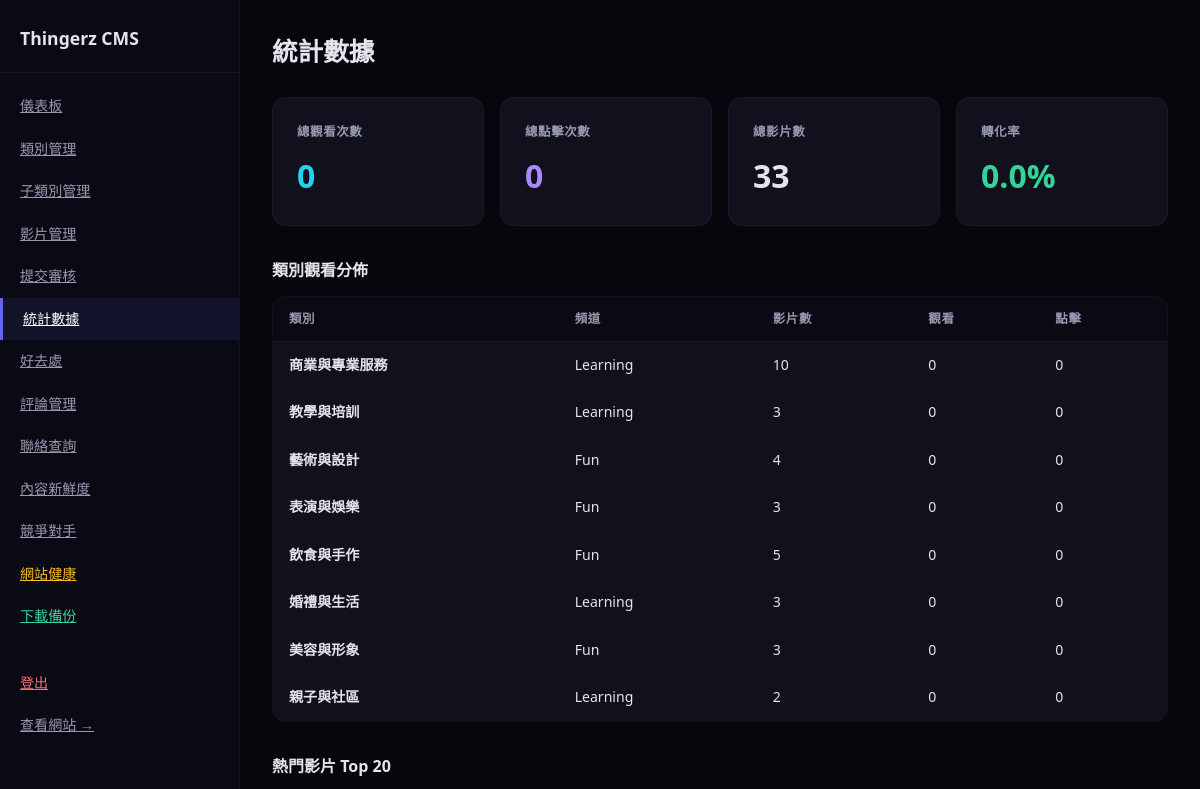
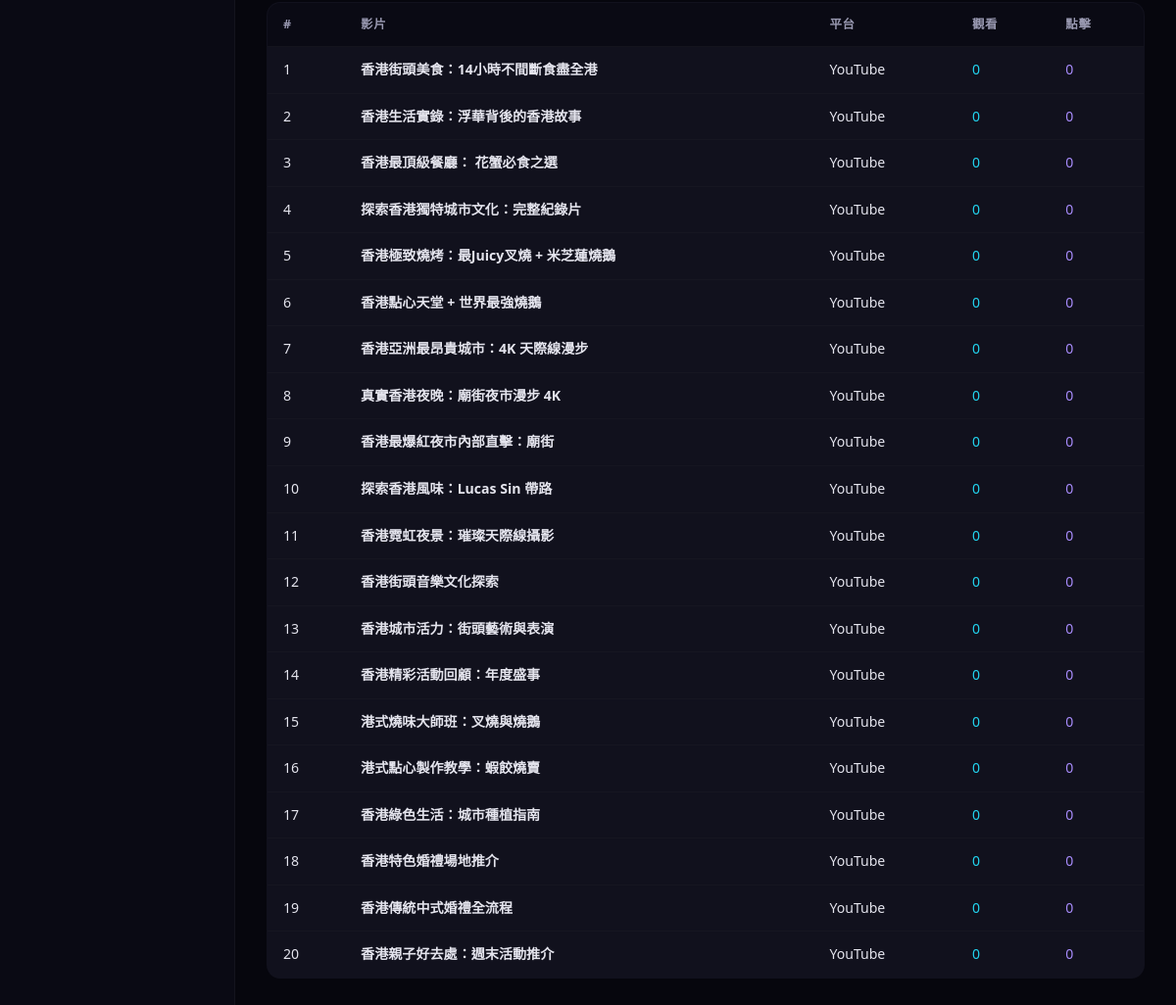
Page /admin/statistics (signed in) on the earlier database version (2 pictures, top to bottom).
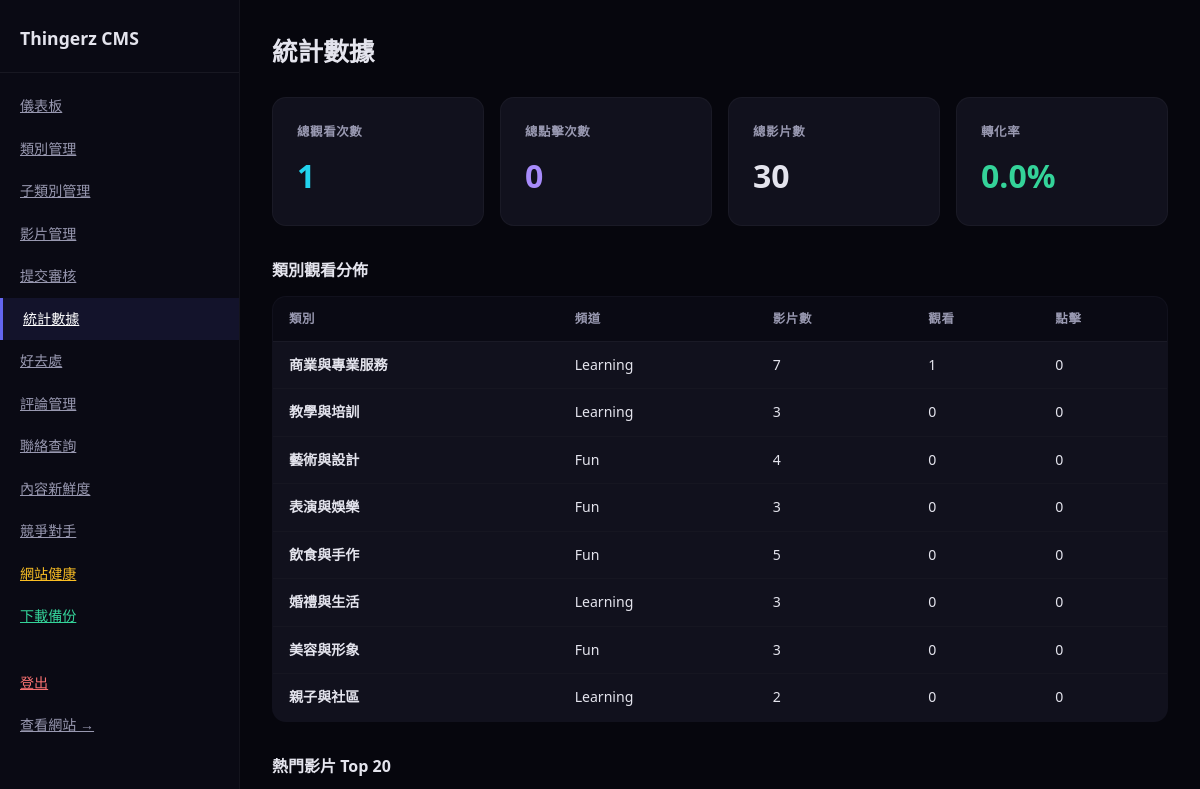
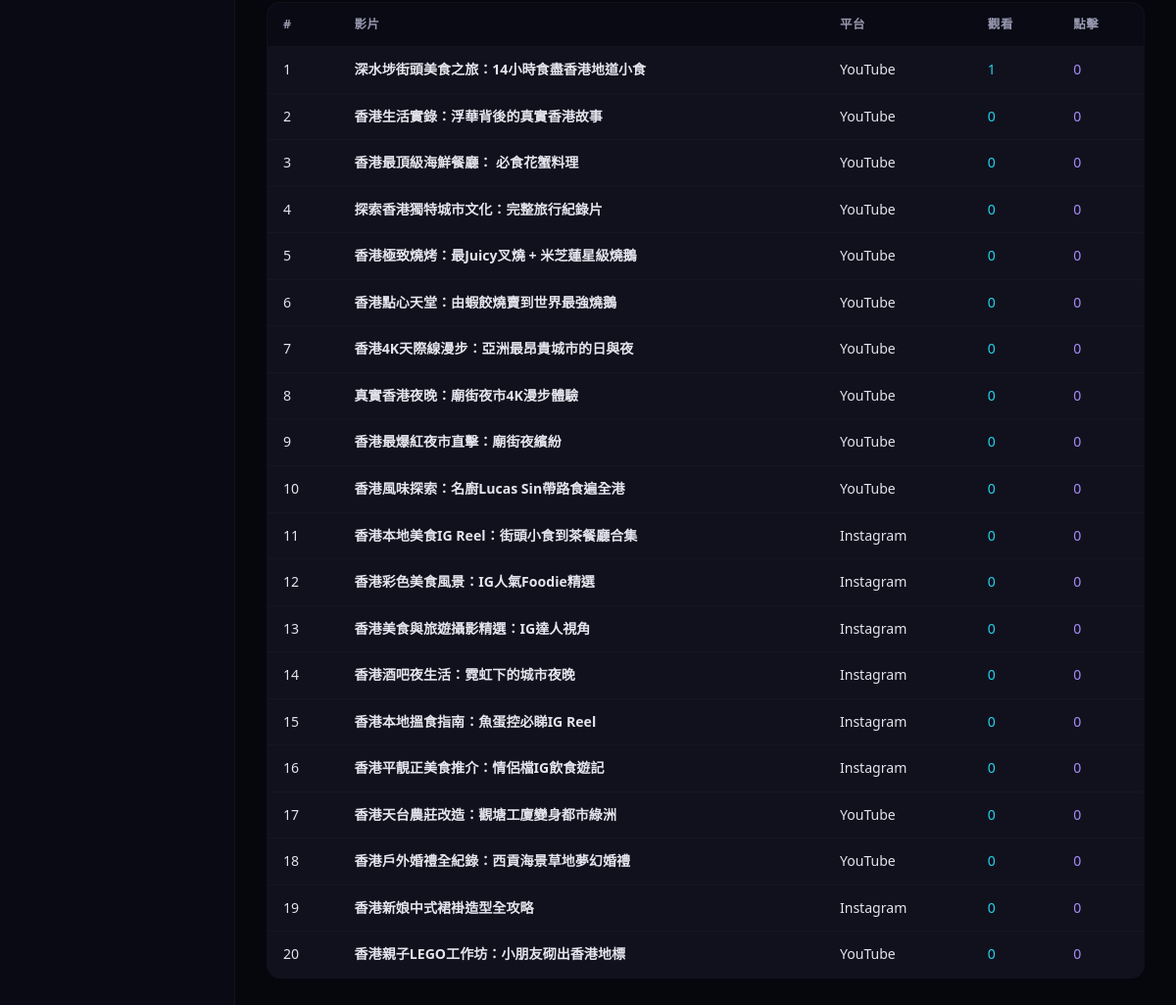
Same page on the later database version (2 pictures, top to bottom).
### tables this page shows
CREATE TABLE categories (
        id TEXT, category_id TEXT UNIQUE, name_slug TEXT, name_zh TEXT, name_en TEXT,
        track TEXT, direction TEXT, description_zh TEXT, description_en TEXT);

CREATE TABLE videos (
        id TEXT UNIQUE, subcategory_id TEXT, category_id TEXT, platform TEXT, platform_id TEXT,
        title_zh TEXT, title_en TEXT, description_zh TEXT, description_en TEXT,
        thumbnail_url TEXT, aspect_ratio TEXT, tags TEXT, status TEXT,
        track TEXT, direction TEXT, submitted_date TEXT);

### app.py (the view)
@app.route('/admin/statistics')
@admin_required
def admin_statistics():
    vids = read_csv('videos.csv')
    vc = read_csv('view_counts.csv')
    vc_map = {}
    for r in vc:
        vc_map[r['video_id']] = {'views': int(r.get('count', 0)), 'clicks': int(r.get('clicks', 0))}
    video_stats = []
    total_views = 0
    total_clicks = 0
    for v in vids:
        s = vc_map.get(v['id'], {'views': 0, 'clicks': 0})
        video_stats.append({
            'id': v['id'],
            'title': v.get('title_zh', ''),
            'platform': v.get('platform', ''),
            'views': s['views'],
            'clicks': s['clicks'],
            'track': v.get('track', ''),
            'category_id': v.get('category_id', ''),
        })
        total_views += s['views']
        total_clicks += s['clicks']
    video_stats.sort(key=lambda x: x['views'], reverse=True)
    cats = get_categories()
    cat_stats = []
    for cat in cats:
        cat_vids = [vs for vs in video_stats if vs['category_id'] == cat['category_id']]
        cat_stats.append({
            'name': cat['name_zh'],
            'views': sum(v['views'] for v in cat_vids),
            'clicks': sum(v['clicks'] for v in cat_vids),
            'count': len(cat_vids),
            'track': cat.get('track', ''),
        })
    return render_template('admin/statistics.html',
                           video_stats=video_stats[:20],
                           total_views=total_views,
                           total_clicks=total_clicks,
                           total_videos=len(vids),
                            cat_stats=cat_stats,
                            platform_config=PLATFORM_CONFIG)

### app.py (called while the page is built)
def get_db():
    db = sqlite3.connect(DB_PATH)
    db.row_factory = sqlite3.Row
    db.execute("PRAGMA journal_mode=WAL")
    return db

def read_table(table_name):
    db = get_db()
    rows = [dict(r) for r in db.execute(f"SELECT * FROM {table_name}").fetchall()]
    db.close()
    return rows

def read_csv(filename):
    return read_table(filename.replace('.csv', ''))

def get_categories(track=None, direction=None):
    cats = read_csv('categories.csv')
    if track:
        cats = [c for c in cats if c.get('track', '') == track]
    if direction:
        cats = [c for c in cats if c.get('direction', '') == direction]
    return cats

def admin_required(f):
    @wraps(f)
    def decorated(*args, **kwargs):
        if not session.get('admin_logged_in'):
            return redirect(url_for('admin_login'))
        return f(*args, **kwargs)
    return decorated

@app.context_processor
def inject_globals():
    return {
        'categories': get_categories(),
        'platform_config': PLATFORM_CONFIG,
        'directions': DIRECTIONS,
        'now': datetime.now()
    }

@app.after_request
def add_utf8_header(response):
    ct = response.headers.get('Content-Type', '')
    if ct and 'text/html' in ct:
        response.headers['Content-Type'] = 'text/html; charset=utf-8'
    return response

### templates/admin/statistics.html
{% extends "admin/layout.html" %}
{% block admin_content %}
<h1>統計數據</h1>
<div class="stats">
    <div class="stat-card"><h3>總觀看次數</h3><div class="num" style="color:#22d3ee">{{ total_views }}</div></div>
    <div class="stat-card"><h3>總點擊次數</h3><div class="num" style="color:#a78bfa">{{ total_clicks }}</div></div>
    <div class="stat-card"><h3>總影片數</h3><div class="num">{{ total_videos }}</div></div>
    <div class="stat-card"><h3>轉化率</h3><div class="num" style="color:#34d399">{{ "%.1f"|format(total_clicks / total_videos * 100 if total_videos else 0) }}%</div></div>
</div>
<h2 style="font-size:1rem;margin:32px 0 12px">類別觀看分佈</h2>
<table>
    <thead><tr><th>類別</th><th>頻道</th><th>影片數</th><th>觀看</th><th>點擊</th></tr></thead>
    <tbody>
    {% for c in cat_stats %}
    <tr>
        <td><strong>{{ c['name'] }}</strong></td>
        <td>{{ 'Fun' if c['track']=='fun' else 'Learning' }}</td>
        <td>{{ c['count'] }}</td>
        <td>{{ c['views'] }}</td>
        <td>{{ c['clicks'] }}</td>
    </tr>
    {% endfor %}
    </tbody>
</table>
<h2 style="font-size:1rem;margin:32px 0 12px">熱門影片 Top 20</h2>
<table>
    <thead><tr><th>#</th><th>影片</th><th>平台</th><th>觀看</th><th>點擊</th></tr></thead>
    <tbody>
    {% for v in video_stats %}
    <tr>
        <td>{{ loop.index }}</td>
        <td><strong>{{ v['title'] }}</strong></td>
        <td>{{ platform_config.get(v['platform'],{}).get('name',v['platform']) }}</td>
        <td style="color:#22d3ee">{{ v['views'] }}</td>
        <td style="color:#a78bfa">{{ v['clicks'] }}</td>
    </tr>
    {% endfor %}
    </tbody>
</table>
{% endblock %}

### templates/admin/layout.html (shortened to what this page needs)
<!DOCTYPE html>
<html lang="zh-HK">
<head><meta charset="UTF-8"><meta name="viewport" content="width=device-width, initial-scale=1.0"><title>管理後台 - Thingerz</title>
</head>
<body><div class="admin-layout">
<div class="sidebar">
    <h2>Thingerz CMS</h2>
    <a href="{{ url_for('admin_dashboard') }}" class="{% if request.endpoint == 'admin_dashboard' %}active{% endif %}">儀表板</a>
    <a href="{{ url_for('admin_categories') }}" class="{% if 'admin_categories' in request.endpoint or 'admin_category' in request.endpoint %}active{% endif %}">類別管理</a>
    <a href="{{ url_for('admin_subcategories') }}" class="{% if 'admin_subcategories' in request.endpoint or 'admin_subcategory' in request.endpoint %}active{% endif %}">子類別管理</a>
    <a href="{{ url_for('admin_videos') }}" class="{% if request.endpoint == 'admin_videos' %}active{% endif %}">影片管理</a>
    <a href="{{ url_for('admin_submissions') }}" class="{% if request.endpoint == 'admin_submissions' %}active{% endif %}">提交審核</a>
    <a href="{{ url_for('admin_statistics') }}" class="{% if request.endpoint == 'admin_statistics' %}active{% endif %}">統計數據</a>
    <a href="{{ url_for('admin_news') }}" class="{% if 'admin_news' in request.endpoint %}active{% endif %}">好去處</a>
    <a href="{{ url_for('admin_comments') }}" class="{% if request.endpoint == 'admin_comments' %}active{% endif %}">評論管理</a>
    <a href="{{ url_for('admin_contacts') }}" class="{% if request.endpoint == 'admin_contacts' %}active{% endif %}">聯絡查詢</a>
    <a href="{{ url_for('admin_freshness') }}" class="{% if request.endpoint == 'admin_freshness' %}active{% endif %}">內容新鮮度</a>
    <a href="{{ url_for('admin_competitors') }}" class="{% if request.endpoint == 'admin_competitors' %}active{% endif %}">競爭對手</a>
    <a href="{{ url_for('admin_health') }}" class="{% if request.endpoint == 'admin_health' %}active{% endif %}" style="color:#fbbf24">網站健康</a>
    <a href="{{ url_for('admin_backup') }}" style="color:#34d399">下載備份</a>
    <a href="{{ url_for('admin_logout') }}" style="margin-top:24px;color:#f87171">登出</a>
    <a href="{{ url_for('index') }}" target="_blank">查看網站 →</a>
</div>
<div class="main">
{% block admin_content %}{% endblock %}
</div>
</div></body></html>

### templates/admin/layout.html (style rules this page uses)
*,*::before,*::after { box-sizing:border-box;margin:0;padding:0 }
body { font-family:'Segoe UI','Microsoft JhengHei',sans-serif;background:#06060d;color:#e4e4ed;line-height:1.6 }
.admin-layout { display:flex;min-height:100vh }
.sidebar { width:240px;background:#0a0a14;border-right:1px solid rgba(255,255,255,.04);padding:24px 0;flex-shrink:0 }
.sidebar h2 { font-size:1.1rem;font-weight:800;padding:0 20px 20px;border-bottom:1px solid rgba(255,255,255,.06);margin-bottom:12px }
.sidebar a { display:block;padding:10px 20px;font-size:.88rem;color:#9898b0;transition:all .2s }
.sidebar a:hover,.sidebar a.active { color:#fff;background:rgba(99,102,241,.1);border-left:3px solid #6366f1 }
.main { flex:1;padding:32px;overflow-x:auto }
.main h1 { font-size:1.6rem;font-weight:800;margin-bottom:24px }
.stats { display:grid;grid-template-columns:repeat(auto-fill,minmax(200px,1fr));gap:16px;margin-bottom:32px }
.stat-card { background:#11111d;border-radius:14px;padding:24px;border:1px solid rgba(255,255,255,.04) }
.stat-card h3 { font-size:.78rem;color:#9898b0;text-transform:uppercase;letter-spacing:.05em;margin-bottom:8px }
.stat-card .num { font-size:2rem;font-weight:800 }
table { width:100%;border-collapse:collapse;background:#11111d;border-radius:14px;overflow:hidden;border:1px solid rgba(255,255,255,.04) }
th { text-align:left;padding:12px 16px;font-size:.78rem;color:#9898b0;text-transform:uppercase;letter-spacing:.05em;background:#0a0a14;border-bottom:1px solid rgba(255,255,255,.04) }
td { padding:12px 16px;font-size:.88rem;border-bottom:1px solid rgba(255,255,255,.02) }
a { color:#818cf8 }

Differences in the rows shown:
computed for categories "商業與專業服務": count "10" → "7"; views "0" → "1"
changed videos: title "香港街頭美食：14小時不間斷食盡全港" → "深水埗街頭美食之旅：14小時食盡香港地道小食"; views "0" → "1"
changed videos: title "香港生活實錄：浮華背後的香港故事" → "香港生活實錄：浮華背後的真實香港故事"
changed videos: title "香港最頂級餐廳： 花蟹必食之選" → "香港最頂級海鮮餐廳： 必食花蟹料理"
changed videos: title "探索香港獨特城市文化：完整紀錄片" → "探索香港獨特城市文化：完整旅行紀錄片"
changed videos: title "香港極致燒烤：最Juicy叉燒 + 米芝蓮燒鵝" → "香港極致燒烤：最Juicy叉燒 + 米芝蓮星級燒鵝"
changed videos: title "香港點心天堂 + 世界最強燒鵝" → "香港點心天堂：由蝦餃燒賣到世界最強燒鵝"
changed videos: title "香港亞洲最昂貴城市：4K 天際線漫步" → "香港4K天際線漫步：亞洲最昂貴城市的日與夜"
changed videos: title "真實香港夜晚：廟街夜市漫步 4K" → "真實香港夜晚：廟街夜市4K漫步體驗"
changed videos: title "香港最爆紅夜市內部直擊：廟街" → "香港最爆紅夜市直擊：廟街夜繽紛"
changed videos: title "探索香港風味：Lucas Sin 帶路" → "香港風味探索：名廚Lucas Sin帶路食遍全港"
changed videos: title "香港霓虹夜景：璀璨天際線攝影" → "香港本地美食IG Reel：街頭小食到茶餐廳合集"; get "YouTube" → "Instagram"
changed videos: title "香港街頭音樂文化探索" → "香港彩色美食風景：IG人氣Foodie精選"; get "YouTube" → "Instagram"
changed videos: title "香港城市活力：街頭藝術與表演" → "香港美食與旅遊攝影精選：IG達人視角"; get "YouTube" → "Instagram"
changed videos: title "香港精彩活動回顧：年度盛事" → "香港酒吧夜生活：霓虹下的城市夜晚"; get "YouTube" → "Instagram"
changed videos: title "港式燒味大師班：叉燒與燒鵝" → "香港本地搵食指南：魚蛋控必睇IG Reel"; get "YouTube" → "Instagram"
changed videos: title "港式點心製作教學：蝦餃燒賣" → "香港平靚正美食推介：情侶檔IG飲食遊記"; get "YouTube" → "Instagram"
changed videos: title "香港綠色生活：城市種植指南" → "香港天台農莊改造：觀塘工廈變身都市綠洲"
changed videos: title "香港特色婚禮場地推介" → "香港戶外婚禮全紀錄：西貢海景草地夢幻婚禮"
changed videos: title "香港傳統中式婚禮全流程" → "香港新娘中式裙褂造型全攻略"; get "YouTube" → "Instagram"
changed videos: title "香港親子好去處：週末活動推介" → "香港親子LEGO工作坊：小朋友砌出香港地標"
Other differences:
{{ total_views }}: "0" → "1"
{{ total_videos }}: "33" → "30"
